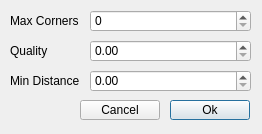
<?xml version="1.0" encoding="UTF-8"?>
<ui version="4.0">
 <class>FGoodFeaturesToTrackDialog</class>
 <widget class="QDialog" name="FGoodFeaturesToTrackDialog">
  <property name="geometry">
   <rect>
    <x>0</x>
    <y>0</y>
    <width>262</width>
    <height>134</height>
   </rect>
  </property>
  <property name="windowTitle">
   <string>Dialog</string>
  </property>
  <widget class="QLabel" name="lblMaxCorners">
   <property name="geometry">
    <rect>
     <x>10</x>
     <y>10</y>
     <width>71</width>
     <height>21</height>
    </rect>
   </property>
   <property name="text">
    <string>Max Corners</string>
   </property>
  </widget>
  <widget class="QSpinBox" name="spnMaxCorners">
   <property name="geometry">
    <rect>
     <x>90</x>
     <y>10</y>
     <width>161</width>
     <height>22</height>
    </rect>
   </property>
  </widget>
  <widget class="QDoubleSpinBox" name="spnQuality">
   <property name="geometry">
    <rect>
     <x>90</x>
     <y>40</y>
     <width>161</width>
     <height>22</height>
    </rect>
   </property>
  </widget>
  <widget class="QLabel" name="lblQuality">
   <property name="geometry">
    <rect>
     <x>10</x>
     <y>40</y>
     <width>61</width>
     <height>21</height>
    </rect>
   </property>
   <property name="text">
    <string>Quality</string>
   </property>
  </widget>
  <widget class="QLabel" name="lblMinDist">
   <property name="geometry">
    <rect>
     <x>10</x>
     <y>70</y>
     <width>71</width>
     <height>21</height>
    </rect>
   </property>
   <property name="text">
    <string>Min Distance</string>
   </property>
  </widget>
  <widget class="QDoubleSpinBox" name="spnMinDist">
   <property name="geometry">
    <rect>
     <x>90</x>
     <y>70</y>
     <width>161</width>
     <height>22</height>
    </rect>
   </property>
  </widget>
  <widget class="QPushButton" name="cmdOk">
   <property name="geometry">
    <rect>
     <x>170</x>
     <y>100</y>
     <width>80</width>
     <height>20</height>
    </rect>
   </property>
   <property name="text">
    <string>Ok</string>
   </property>
  </widget>
  <widget class="QPushButton" name="cmdCancel">
   <property name="geometry">
    <rect>
     <x>80</x>
     <y>100</y>
     <width>80</width>
     <height>20</height>
    </rect>
   </property>
   <property name="text">
    <string>Cancel</string>
   </property>
  </widget>
 </widget>
 <resources/>
 <connections/>
</ui>
